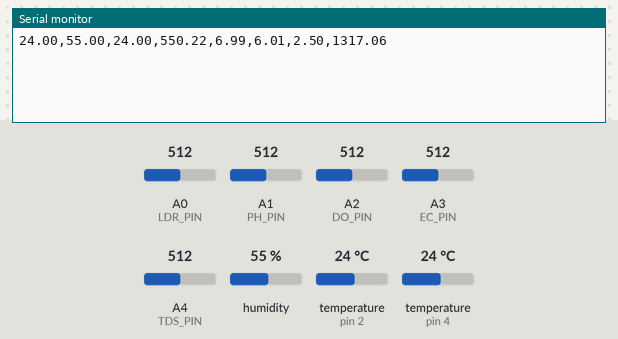
Bench run of a sketch on a simulated Arduino Uno, built with avr-gcc and run on an emulated ATmega328P. Parts: the last lines printed to the serial monitor. The test bench sets the inputs (shaded band); at power-on: A4 (TDS_PIN) = 512, A1 (PH_PIN) = 512, A2 (DO_PIN) = 512, A0 (LDR_PIN) = 512, A3 (EC_PIN) = 512, humidity 55 %, temperature (sensors on pin 2, pin 4) 24 °C.

Above: at 3.7 s.
3.8 s: A4 (TDS_PIN) set to 672
At 5.2 s:
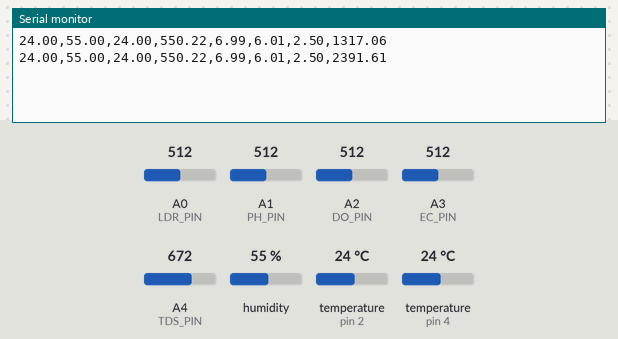
5.3 s: A4 (TDS_PIN) set to 697
At 7.0 s:
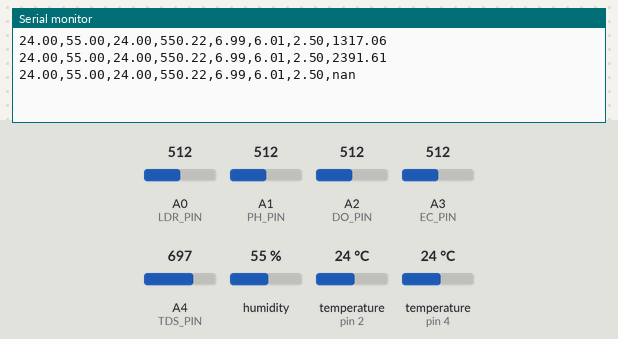
8.7 s: A1 (PH_PIN) set to 754
At 10.0 s:
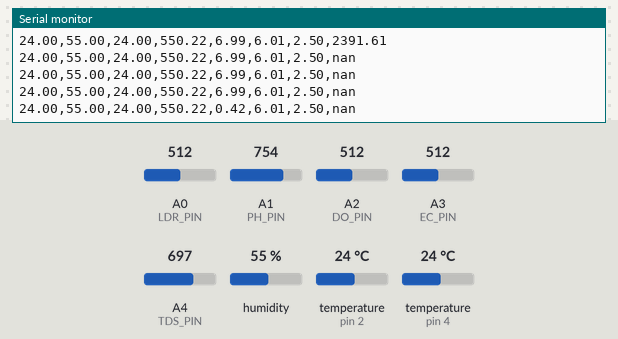
10.2 s: A1 (PH_PIN) set to 785
At 11.7 s:
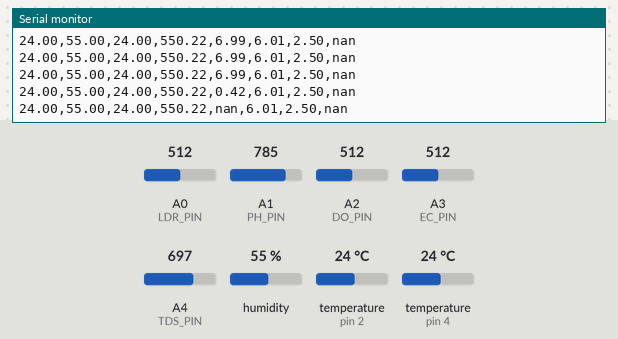
13.4 s: A2 (DO_PIN) set to 88
At 14.7 s:
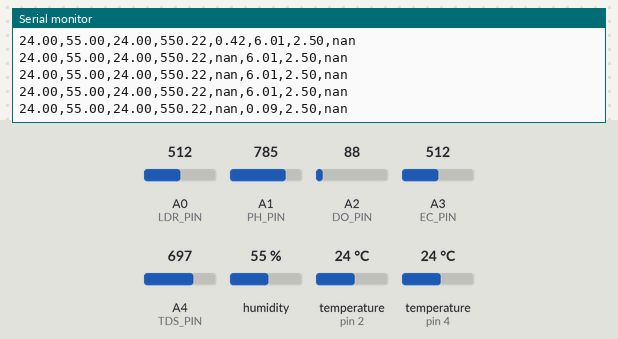
14.9 s: A2 (DO_PIN) set to 73
At 16.4 s:
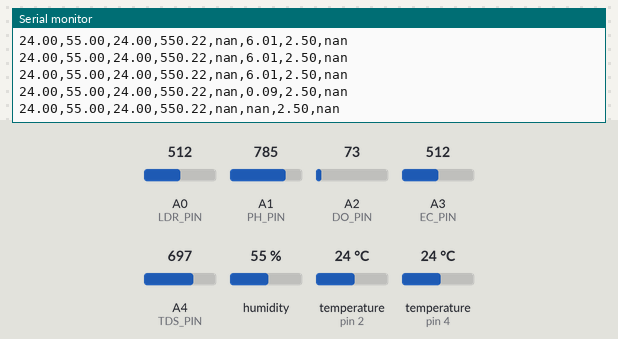

Measured:
- the behaviour switches between 684 and 685 on A4 (TDS_PIN) (found by bisection; images 1 and 2)
- the behaviour switches between 769 and 770 on A1 (PH_PIN) (found by bisection; images 3 and 4)
- the behaviour switches between 82 and 81 on A2 (DO_PIN) (found by bisection; images 5 and 6)
- after the input at 3.8 s, the serial monitor: prints a new line after 1.1 s (image 1)
- after the input at 5.3 s, the serial monitor: prints a new line after 0.74 s (image 2)
- after the input at 8.7 s, the serial monitor: prints a new line after 0.87 s (image 3)
- after the input at 10.2 s, the serial monitor: prints a new line after 0.54 s (image 4)
- after the input at 13.4 s, the serial monitor: prints a new line after 0.87 s (image 5)
- after the input at 14.9 s, the serial monitor: prints a new line after 0.54 s (image 6)

The sketch:

final_sensor.ino
```cpp
// SENSOR ARDUINO
// Outputs 8 CSV values in collector SENSOR_FIELD_ORDER:
// ambient_temperature, humidity, soil_temperature, light_intensity,
// ph, dissolved_oxygen, ec, tds
//
// Important: this sketch does not replace real out-of-range readings with fake
// in-range values. It prints nan only when a sensor looks disconnected/invalid.
// backend/scripts/data_collector.py applies per-field fallback for those nan
// values while keeping all working sensor values live.

#include <DHT.h>
#include <OneWire.h>
#include <DallasTemperature.h>

#define DHT_PIN     2
#define DS18B20_PIN 4
#define LDR_PIN     A0
#define PH_PIN      A1
#define DO_PIN      A2
#define EC_PIN      A3
#define TDS_PIN     A4

DHT dht(DHT_PIN, DHT22);
OneWire oneWire(DS18B20_PIN);
DallasTemperature ds18b20(&oneWire);

const unsigned long INTERVAL = 1000;
unsigned long lastTime = 0;

bool adcConnected(int raw) {
  return raw > 5 && raw < 1018;
}

float avgADC(int pin) {
  long sum = 0;
  for (int i = 0; i < 10; i++) {
    sum += analogRead(pin);
    delay(10);
  }
  return sum / 10.0;
}

float cleanPhysical(float value, float low, float high) {
  if (isnan(value) || value < low || value > high) return NAN;
  return value;
}

void printValue(float value, int decimals) {
  if (isnan(value)) {
    Serial.print("nan");
  } else {
    Serial.print(value, decimals);
  }
}

void setup() {
  Serial.begin(115200);
  dht.begin();
  ds18b20.begin();
  delay(2500);
}

void loop() {
  if (millis() - lastTime < INTERVAL) return;
  lastTime = millis();

  float ambTemp = cleanPhysical(dht.readTemperature(), -10.0, 60.0);
  float humidity = cleanPhysical(dht.readHumidity(), 0.0, 100.0);

  ds18b20.requestTemperatures();
  float waterTemp = ds18b20.getTempCByIndex(0);
  if (waterTemp == DEVICE_DISCONNECTED_C || waterTemp == 85.0) waterTemp = NAN;
  waterTemp = cleanPhysical(waterTemp, 0.0, 45.0);

  int ldrRaw = analogRead(LDR_PIN);
  float light = adcConnected(ldrRaw)
    ? 320.0 + ((float)ldrRaw / 1023.0) * (780.0 - 320.0)
    : NAN;

  int phRaw = (int)avgADC(PH_PIN);
  float ph = NAN;
  if (adcConnected(phRaw)) {
    float phV = phRaw * (5.0 / 1023.0);
    ph = cleanPhysical(7.0 + (2.5 - phV) / 0.18, 0.0, 14.0);
  }

  int doRaw = (int)avgADC(DO_PIN);
  float dissolvedOxygen = NAN;
  if (adcConnected(doRaw)) {
    float doV = doRaw * (5.0 / 1023.0);
    dissolvedOxygen = cleanPhysical(8.0 * (doV - 0.4) / (3.2 - 0.4), 0.0, 20.0);
  }

  int ecRaw = (int)avgADC(EC_PIN);
  float ec = NAN;
  if (adcConnected(ecRaw)) {
    float ecV = ecRaw * (5.0 / 1023.0);
    ec = cleanPhysical((ecV / 5.0) * 5.0, 0.0, 5.0);
  }

  int tdsRaw = (int)avgADC(TDS_PIN);
  float tds = NAN;
  if (adcConnected(tdsRaw)) {
    float tdsV = tdsRaw * (5.0 / 1023.0);
    tds = cleanPhysical(
      (133.42 * pow(tdsV, 3) - 255.86 * pow(tdsV, 2) + 857.39 * tdsV) * 0.5,
      0.0,
      2500.0
    );
  }

  printValue(ambTemp, 2);          Serial.print(",");
  printValue(humidity, 2);         Serial.print(",");
  printValue(waterTemp, 2);        Serial.print(",");
  printValue(light, 2);            Serial.print(",");
  printValue(ph, 2);               Serial.print(",");
  printValue(dissolvedOxygen, 2);  Serial.print(",");
  printValue(ec, 2);               Serial.print(",");
  printValue(tds, 2);              Serial.println();
}
```
